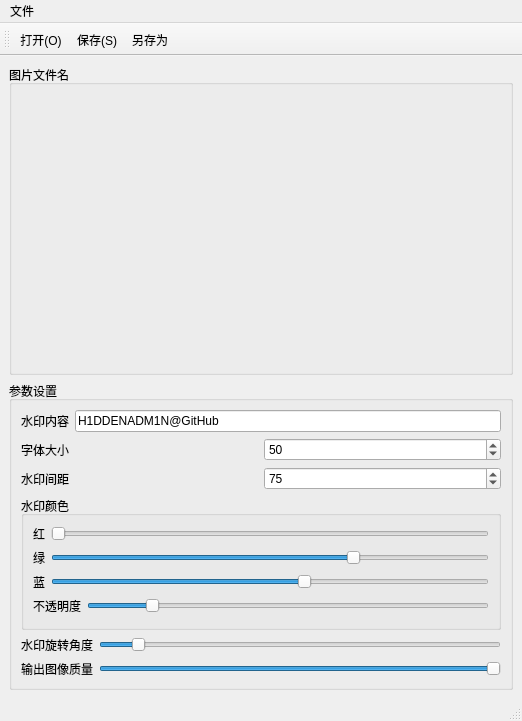
<?xml version="1.0" encoding="UTF-8"?>
<ui version="4.0">
 <class>MainWindow</class>
 <widget class="QMainWindow" name="MainWindow">
  <property name="geometry">
   <rect>
    <x>0</x>
    <y>0</y>
    <width>522</width>
    <height>721</height>
   </rect>
  </property>
  <property name="windowTitle">
   <string>图片打水印</string>
  </property>
  <widget class="QWidget" name="centralwidget">
   <layout class="QVBoxLayout" name="verticalLayout_4">
    <item>
     <widget class="QGroupBox" name="groupBox_pic">
      <property name="title">
       <string>图片文件名</string>
      </property>
      <layout class="QVBoxLayout" name="verticalLayout_2">
       <item>
        <widget class="QLabel" name="label_pic">
         <property name="sizePolicy">
          <sizepolicy hsizetype="Ignored" vsizetype="Ignored">
           <horstretch>0</horstretch>
           <verstretch>0</verstretch>
          </sizepolicy>
         </property>
         <property name="text">
          <string/>
         </property>
        </widget>
       </item>
      </layout>
     </widget>
    </item>
    <item>
     <widget class="QGroupBox" name="groupBox_config">
      <property name="title">
       <string>参数设置</string>
      </property>
      <layout class="QVBoxLayout" name="verticalLayout_3">
       <item>
        <layout class="QHBoxLayout" name="horizontalLayout_text">
         <item>
          <widget class="QLabel" name="label_text">
           <property name="text">
            <string>水印内容</string>
           </property>
          </widget>
         </item>
         <item>
          <widget class="QLineEdit" name="lineEdit_text">
           <property name="text">
            <string>H1DDENADM1N@GitHub</string>
           </property>
           <property name="placeholderText">
            <string>H1DDENADM1N@GitHub</string>
           </property>
          </widget>
         </item>
        </layout>
       </item>
       <item>
        <layout class="QHBoxLayout" name="horizontalLayout_font">
         <item>
          <widget class="QLabel" name="label_size">
           <property name="text">
            <string>字体大小</string>
           </property>
          </widget>
         </item>
         <item>
          <widget class="QSpinBox" name="spinBox_size">
           <property name="maximum">
            <number>999</number>
           </property>
           <property name="value">
            <number>50</number>
           </property>
          </widget>
         </item>
        </layout>
       </item>
       <item>
        <layout class="QHBoxLayout" name="horizontalLayout_space">
         <item>
          <widget class="QLabel" name="label_space">
           <property name="text">
            <string>水印间距</string>
           </property>
          </widget>
         </item>
         <item>
          <widget class="QSpinBox" name="spinBox_space">
           <property name="maximum">
            <number>999</number>
           </property>
           <property name="value">
            <number>75</number>
           </property>
          </widget>
         </item>
        </layout>
       </item>
       <item>
        <widget class="QGroupBox" name="groupBox_color">
         <property name="title">
          <string>水印颜色</string>
         </property>
         <layout class="QVBoxLayout" name="verticalLayout">
          <item>
           <layout class="QHBoxLayout" name="horizontalLayout_red">
            <item>
             <widget class="QLabel" name="label_red">
              <property name="text">
               <string>红</string>
              </property>
             </widget>
            </item>
            <item>
             <widget class="QSlider" name="horizontalSlider_red">
              <property name="maximum">
               <number>255</number>
              </property>
              <property name="orientation">
               <enum>Qt::Horizontal</enum>
              </property>
             </widget>
            </item>
           </layout>
          </item>
          <item>
           <layout class="QHBoxLayout" name="horizontalLayout_green">
            <item>
             <widget class="QLabel" name="label_green">
              <property name="text">
               <string>绿</string>
              </property>
             </widget>
            </item>
            <item>
             <widget class="QSlider" name="horizontalSlider_green">
              <property name="maximum">
               <number>255</number>
              </property>
              <property name="value">
               <number>178</number>
              </property>
              <property name="orientation">
               <enum>Qt::Horizontal</enum>
              </property>
             </widget>
            </item>
           </layout>
          </item>
          <item>
           <layout class="QHBoxLayout" name="horizontalLayout_blue">
            <item>
             <widget class="QLabel" name="label_blue">
              <property name="text">
               <string>蓝</string>
              </property>
             </widget>
            </item>
            <item>
             <widget class="QSlider" name="horizontalSlider_blue">
              <property name="maximum">
               <number>255</number>
              </property>
              <property name="value">
               <number>148</number>
              </property>
              <property name="orientation">
               <enum>Qt::Horizontal</enum>
              </property>
             </widget>
            </item>
           </layout>
          </item>
          <item>
           <layout class="QHBoxLayout" name="horizontalLayout_opacity">
            <item>
             <widget class="QLabel" name="label_opacity">
              <property name="text">
               <string>不透明度</string>
              </property>
             </widget>
            </item>
            <item>
             <widget class="QSlider" name="horizontalSlider_opacity">
              <property name="maximum">
               <number>100</number>
              </property>
              <property name="value">
               <number>15</number>
              </property>
              <property name="orientation">
               <enum>Qt::Horizontal</enum>
              </property>
              <property name="invertedAppearance">
               <bool>false</bool>
              </property>
              <property name="invertedControls">
               <bool>false</bool>
              </property>
             </widget>
            </item>
           </layout>
          </item>
         </layout>
        </widget>
       </item>
       <item>
        <layout class="QHBoxLayout" name="horizontalLayout_angle">
         <item>
          <widget class="QLabel" name="label_angle">
           <property name="text">
            <string>水印旋转角度</string>
           </property>
          </widget>
         </item>
         <item>
          <widget class="QSlider" name="horizontalSlider_angle">
           <property name="maximum">
            <number>360</number>
           </property>
           <property name="value">
            <number>30</number>
           </property>
           <property name="orientation">
            <enum>Qt::Horizontal</enum>
           </property>
          </widget>
         </item>
        </layout>
       </item>
       <item>
        <layout class="QHBoxLayout" name="horizontalLayout_quality">
         <item>
          <widget class="QLabel" name="label_quality">
           <property name="text">
            <string>输出图像质量</string>
           </property>
          </widget>
         </item>
         <item>
          <widget class="QSlider" name="horizontalSlider_quality">
           <property name="maximum">
            <number>100</number>
           </property>
           <property name="value">
            <number>100</number>
           </property>
           <property name="orientation">
            <enum>Qt::Horizontal</enum>
           </property>
          </widget>
         </item>
        </layout>
       </item>
      </layout>
     </widget>
    </item>
   </layout>
  </widget>
  <widget class="QMenuBar" name="menubar">
   <property name="geometry">
    <rect>
     <x>0</x>
     <y>0</y>
     <width>522</width>
     <height>21</height>
    </rect>
   </property>
   <widget class="QMenu" name="menu_F">
    <property name="title">
     <string>文件</string>
    </property>
    <addaction name="action_open"/>
    <addaction name="action_save"/>
    <addaction name="action_save_as"/>
   </widget>
   <addaction name="menu_F"/>
  </widget>
  <widget class="QStatusBar" name="statusbar"/>
  <widget class="QToolBar" name="toolBar">
   <property name="windowTitle">
    <string>toolBar</string>
   </property>
   <attribute name="toolBarArea">
    <enum>TopToolBarArea</enum>
   </attribute>
   <attribute name="toolBarBreak">
    <bool>false</bool>
   </attribute>
   <addaction name="action_open"/>
   <addaction name="action_save"/>
   <addaction name="action_save_as"/>
  </widget>
  <action name="action_open">
   <property name="text">
    <string>打开(O)</string>
   </property>
   <property name="shortcut">
    <string>Ctrl+O</string>
   </property>
  </action>
  <action name="action_save">
   <property name="text">
    <string>保存(S)</string>
   </property>
   <property name="shortcut">
    <string>Ctrl+S</string>
   </property>
  </action>
  <action name="action_save_as">
   <property name="text">
    <string>另存为</string>
   </property>
   <property name="shortcut">
    <string>Ctrl+Shift+S</string>
   </property>
  </action>
 </widget>
 <resources/>
 <connections/>
</ui>
